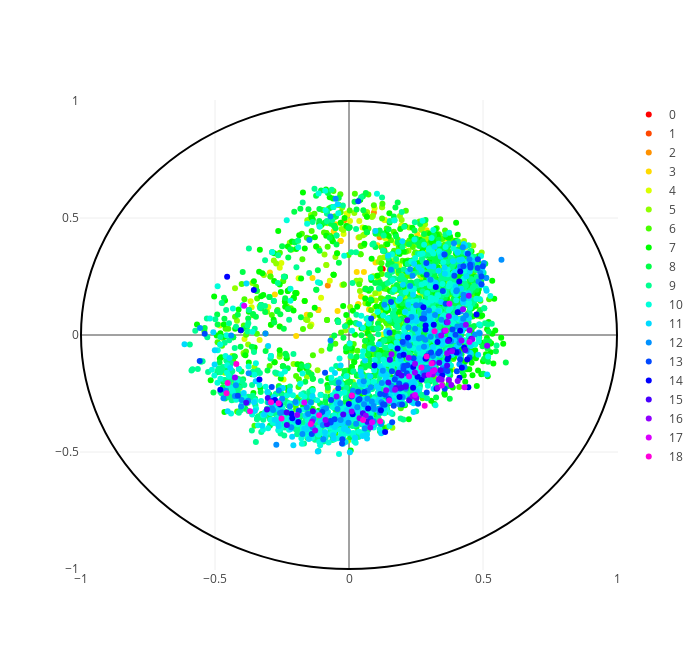

Notebook code for this chart:
### Code cell
hyp_model = gensim.models.Word2Vec.load(hyp_model_fn["SGNS_cosh_dist"])
hyp_wv = hyp_model.wv
offset = None # np.array([0.25, 0])

plot_wordnet_per_level(hyp_model, labeled_word_dict, ratio_words=1,
                       left_offset=offset, right_offset=offset, aggregate="w+c")

### Figure 1 — Plotly figure (JSON) as saved in the notebook; plotly's stock layout.template omitted (floating-point values rounded to 4 significant figures; data arrays with more than 128 entries replaced by an {"elided": "..."} marker saying what was removed)
{"data": [{"marker": {"color": "rgb(255, 0, 0)"}, "mode": "markers", "name": "0", "text": ["entity"], "textposition": "top right", "type": "scatter", "x": [0.1258], "y": [0.2823]}, {"marker": {"color": "rgb(255, 72, 0)"}, "mode": "markers", "name": "1", "text": ["abstraction", "thing"], "textposition": "top right", "type": "scatter", "x": [0.319, -0.05478], "y": [0.3761, 0.5053]}, {"marker": {"color": "rgb(255, 145, 0)"}, "mode": "markers", "name": "2", "text": ["thing", "object", "matter", "attribute", "process", "group", "relation", "communication", "measure", "change", "freshener", "horror", "pacifier", "stinker", "otherworld", "set", "substance"], "textposition": "top right", "type": "scatter", "x": [-0.05478, 0.09833, -0.01711, 0.09299, 0.04335, -0.1144, 0.1269, 0.1306, 0.1143, -0.03146, 0.411, 0.1144, 0.3618, 0.2708, 0.3012, -0.07901, 0.1952], "y": [0.5053, 0.4445, 0.4901, 0.524, 0.3813, 0.1065, 0.3601, 0.3657, 0.4178, 0.4017, 0.03155, -0.09763, -0.009704, -0.1472, -0.06766, 0.2121, 0.4594]}, {"marker": {"color": "rgb(255, 218, 0)"}, "mode": "markers", "name": "3", "text": ["whole", "substance", "cognition", "motivation", "state", "location", "shape", "time", "space", "event", "possession", "phenomenon", "publication", "charm", "curio", "draw", "film", "hoodoo", "keepsake", "part", "property", "snake", "stuff", "subject", "triviality", "trait", "character", "thing", "personality", "cheerfulness", "ballast", "ethos", "eidos", "quality", "property", "inheritance", "position", "probability", "depth", "quantum", "interval", "group", "message", "contagion", "language", "community", "domain", "sainthood", "hail", "remains", "nature", "engine", "encapsulation", "relationship", "affinity", "change", "halogen", "point"], "textposition": "top right", "type": "scatter", "x": [-0.04445, 0.1952, 0.2897, 0.06723, -0.2584, -0.04271, 0.1833, -0.1363, 0.05564, -0.2766, 0.07409, 0.1506, -0.2951, 0.2971, 0.2435, -0.2643, -0.1971, 0.2014, 0.2568, -0.1577, 0.03459, 0.2713, -0.03891, -0.05703, 0.2723, 0.2986, 0.07469, -0.05478, 0.2367, 0.395, 0.3069, 0.2654, 0.23, 0.03532, 0.03459, 0.2312, -0.2455, 0.1332, 0.1165, 0.2547, 0.1911, -0.1144, -0.04943, 0.3584, 0.02881, -0.1653, 0.1058, 0.2372, 0.1969, 0.04466, 0.09885, 0.1622, 0.3635, 0.1107, 0.3215, -0.03146, 0.4205, -0.08464], "y": [0.3491, 0.4594, 0.4477, 0.525, 0.03621, 0.1031, 0.2856, 0.2438, 0.2687, 0.1728, -0.0142, 0.4078, 0.2676, 0.1468, -0.1648, 0.3406, -0.004148, -0.2358, -0.112, 0.08637, 0.1312, -0.01004, 0.5566, 0.4432, 0.4685, 0.271, 0.1089, 0.5053, 0.1629, 0.1591, 0.1457, 0.1829, -0.07284, 0.4169, 0.1312, 0.1169, 0.2304, 0.4915, 0.328, 0.4305, 0.3755, 0.1065, 0.4733, 0.2295, 0.2693, 0.1457, 0.3832, -0.05627, -0.08592, 0.1647, 0.3096, 0.1833, 0.4224, 0.1805, 0.3221, 0.4017, 0.3468, 0.2991]}, {"marker": {"color": "rgb(218, 255, 0)"}, "mode": "markers", "name": "4", "text": {"elided": "144 str values"}, "textposition": "top right", "type": "scatter", "x": {"elided": "144 float values"}, "y": {"elided": "144 float values"}}, {"marker": {"color": "rgb(145, 255, 0)"}, "mode": "markers", "name": "5", "text": {"elided": "305 str values"}, "textposition": "top right", "type": "scatter", "x": {"elided": "305 float values"}, "y": {"elided": "305 float values"}}, {"marker": {"color": "rgb(72, 255, 0)"}, "mode": "markers", "name": "6", "text": {"elided": "504 str values"}, "textposition": "top right", "type": "scatter", "x": {"elided": "504 float values"}, "y": {"elided": "504 float values"}}, {"marker": {"color": "rgb(0, 255, 0)"}, "mode": "markers", "name": "7", "text": {"elided": "654 str values"}, "textposition": "top right", "type": "scatter", "x": {"elided": "654 float values"}, "y": {"elided": "654 float values"}}, {"marker": {"color": "rgb(0, 255, 72)"}, "mode": "markers", "name": "8", "text": {"elided": "637 str values"}, "textposition": "top right", "type": "scatter", "x": {"elided": "637 float values"}, "y": {"elided": "637 float values"}}, {"marker": {"color": "rgb(0, 255, 145)"}, "mode": "markers", "name": "9", "text": {"elided": "749 str values"}, "textposition": "top right", "type": "scatter", "x": {"elided": "749 float values"}, "y": {"elided": "749 float values"}}, {"marker": {"color": "rgb(0, 255, 218)"}, "mode": "markers", "name": "10", "text": {"elided": "527 str values"}, "textposition": "top right", "type": "scatter", "x": {"elided": "527 float values"}, "y": {"elided": "527 float values"}}, {"marker": {"color": "rgb(0, 218, 255)"}, "mode": "markers", "name": "11", "text": {"elided": "276 str values"}, "textposition": "top right", "type": "scatter", "x": {"elided": "276 float values"}, "y": {"elided": "276 float values"}}, {"marker": {"color": "rgb(0, 145, 255)"}, "mode": "markers", "name": "12", "text": {"elided": "138 str values"}, "textposition": "top right", "type": "scatter", "x": {"elided": "138 float values"}, "y": {"elided": "138 float values"}}, {"marker": {"color": "rgb(0, 72, 255)"}, "mode": "markers", "name": "13", "text": ["bowing", "piping", "stopping", "transposition", "patricide", "bloodbath", "reshuffle", "riffle", "recirculation", "stockpiling", "ball", "hardball", "one-hitter", "softball", "rounders", "stickball", "promenade", "swing", "coloratura", "caroling", "crooning", "crooning", "scat", "karaoke", "skylark", "bunting", "bluebird", "myna", "currawong", "agamid", "boa", "krait", "cock", "capercaillie", "coot", "curlew", "bitch", "bruin", "comma", "eggar", "llama", "ratel", "galago", "brougham", "clipper", "fusil", "jetliner", "planner", "submarine", "petrology", "shiism", "shortening", "cajun", "captain", "harvester", "doughboy", "lieutenant", "master-at-arms", "neurologist", "pater", "romanov", "sourdough", "borgia", "egbert", "hammurabi", "jeroboam", "lister", "nebuchadnezzar", "reed", "spelt", "chlorosis", "gelatin", "erythropoietin", "interleukin", "maltose", "pectin", "myoglobin", "cornstarch", "transferrin"], "textposition": "top right", "type": "scatter", "x": [0.2805, 0.3502, 0.1568, 0.3563, 0.3063, 0.2062, -0.557, 0.3973, 0.4519, 0.3607, 0.0828, 0.03933, -0.1872, -0.5384, -0.03985, 0.1603, 0.00938, 0.1511, 0.1671, 0.2157, 0.3899, 0.3899, 0.2876, 0.2002, 0.2125, 0.1329, 0.1163, 0.3575, 0.3678, 0.4494, 0.1269, 0.4146, 0.2408, 0.29, 0.3573, 0.2578, 0.2729, -0.09994, 0.03448, -0.02603, 0.3385, 0.2899, 0.4024, -0.0692, 0.05766, 0.1611, 0.1483, 0.03434, -0.0894, 0.4072, 0.333, 0.2886, 0.1871, -0.2883, 0.2029, 0.1906, -0.4148, 0.07958, -0.06831, 0.1981, -0.05389, 0.3862, -0.02483, -0.139, 0.2182, 0.1707, 0.03521, 0.1334, -0.06698, 0.1892, 0.4944, 0.427, 0.4532, 0.393, 0.4996, 0.4801, 0.4436, 0.4941, 0.4808], "y": [0.06941, 0.1884, 0.1409, 0.3439, -0.07494, -0.1326, -0.1115, 0.0005785, 0.3, 0.1336, 0.07096, -0.2738, -0.3235, 0.00552, -0.2278, -0.1548, -0.2625, 0.01013, -0.3028, -0.1637, -0.06535, -0.06535, -0.101, -0.0303, -0.2143, -0.2978, -0.2517, -0.1501, -0.1534, -0.09595, -0.2963, -0.1051, -0.09912, -0.2453, -0.2295, -0.294, 0.07049, -0.3296, 0.5715, -0.4635, -0.07002, 0.2575, -0.1545, -0.3677, -0.2436, -0.3734, -0.2736, -0.2422, -0.1608, -0.07208, -0.07782, 0.3075, -0.2077, -0.2227, -0.1456, -0.2289, -0.2599, -0.357, -0.3738, -0.2965, -0.3596, 0.02391, -0.4458, -0.4227, -0.1296, -0.1903, -0.2782, -0.2535, -0.2782, -0.08827, 0.2165, 0.2933, 0.2882, 0.2536, 0.2935, 0.2861, 0.3471, 0.2498, 0.324]}, {"marker": {"color": "rgb(0, 0, 255)"}, "mode": "markers", "name": "14", "text": ["reel", "quadrille", "insemination", "landscaping", "roundup", "commutation", "amnesty", "cantillation", "quarter", "reprieve", "pollard", "puppy", "dory", "stickleback", "seahorse", "thresher", "dogfish", "hammerhead", "sawfish", "guitarfish", "stingray", "agama", "ornithopod", "asp", "peafowl", "teal", "redhead", "greylag", "kaki", "skua", "corgi", "tiger", "jackrabbit", "gopher", "boar", "pronghorn", "fisher", "baboon", "tarpon", "gar", "constitution", "brigadier", "foreman", "charles", "edgar", "george", "menninger", "sullivan", "victoria", "styrofoam", "soman"], "textposition": "top right", "type": "scatter", "x": [0.2197, 0.2559, 0.415, 0.2858, 0.2037, 0.3238, -0.4547, 0.4056, -0.4037, 0.1812, -0.2115, 0.3162, 0.1192, 0.421, 0.2857, 0.2394, 0.4008, 0.3739, 0.3677, 0.4297, 0.2901, 0.3265, 0.4759, 0.2856, 0.4412, 0.271, 0.1887, 0.4454, 0.1348, 0.2391, 0.1843, 0.09512, 0.348, 0.3303, 0.371, 0.4123, -0.2144, 0.4148, 0.07136, 0.2777, -0.3551, -0.4802, -0.0006384, -0.2574, -0.189, -0.276, 0.01377, -0.2881, -0.3342, 0.4113, 0.3178], "y": [-0.01112, -0.178, 0.2711, 0.04011, -0.08469, 0.2052, 0.2485, 0.09736, 0.02036, -0.05741, -0.3563, 0.04335, -0.3212, -0.1401, -0.1009, -0.1363, -0.075, -0.0208, -0.1037, -0.05298, -0.09054, -0.2295, 0.08781, 0.0237, -0.1052, -0.1909, -0.2652, -0.2234, -0.414, -0.2252, -0.1636, -0.1301, -0.1721, -0.02988, -0.09429, -0.1828, -0.3367, 0.01787, -0.3141, 0.1185, 0.1923, -0.2336, -0.2954, -0.2974, -0.3722, -0.2775, -0.3382, -0.2835, -0.1906, 0.2283, -0.152]}, {"marker": {"color": "rgb(72, 0, 255)"}, "mode": "markers", "name": "15", "text": ["lancers", "loach", "cyprinid", "mako", "tyrannosaur", "willet", "humpback", "watchdog", "angora", "ocelot", "pony", "cro-magnon", "capelin", "tilefish", "snapper", "goby", "poacher", "alcibiades", "bradley", "clive", "drake", "harris", "josephus", "marshall", "pompey", "seleucus", "xenophon", "milo"], "textposition": "top right", "type": "scatter", "x": [-0.3835, 0.2245, 0.4559, 0.2115, 0.3695, 0.06856, 0.3762, 0.2172, 0.3366, 0.3411, 0.1523, 0.365, 0.3662, 0.282, 0.1469, 0.4335, 0.1968, 0.1758, -0.306, -0.2319, -0.1348, -0.2325, 0.1854, -0.303, -0.02152, 0.05183, 0.1962, -0.08214], "y": [-0.2891, -0.2792, -0.01627, -0.221, -0.02526, -0.3704, -0.06713, 0.06349, -0.1184, -0.151, -0.1059, 0.05431, -0.1306, -0.173, -0.2035, -0.06404, -0.2241, -0.2265, -0.318, -0.3843, -0.3259, -0.3315, -0.1614, -0.2692, -0.3399, -0.3342, -0.1729, -0.3809]}, {"marker": {"color": "rgb(145, 0, 255)"}, "mode": "markers", "name": "16", "text": ["carp", "tench", "dace", "chub", "shiner", "roach", "rudd", "minnow", "gudgeon", "goldfish", "sucker", "killifish", "guppy", "mosquitofish", "platy", "mollie", "coelophysis", "velociraptor", "deinonychus", "utahraptor", "bloodhound", "greyhound", "cairn", "caracal", "dun", "thoroughbred", "ox", "ram", "kid", "blackbuck", "kudu", "oryx", "ling", "redfish", "tetra", "sheepshead", "goatfish", "blenny", "billfish", "brill"], "textposition": "top right", "type": "scatter", "x": [0.3131, 0.07941, 0.3458, 0.3353, 0.2376, 0.009981, -0.1933, 0.3843, 0.3372, 0.3723, 0.3442, 0.4197, 0.172, 0.4602, 0.4498, -0.1263, 0.4361, 0.4256, 0.4469, 0.3681, 0.2459, -0.04629, 0.1388, 0.3306, 0.06271, -0.4256, 0.2463, 0.2228, 0.1585, 0.4055, 0.3727, 0.3122, 0.03934, 0.2512, 0.3555, -0.08774, 0.3818, 0.5154, 0.3663, -0.1376], "y": [-0.1189, -0.3952, -0.1908, -0.1911, -0.2621, -0.327, -0.3414, -0.06944, -0.1874, 0.08049, -0.002159, -0.02368, -0.2335, -0.01775, 0.02041, -0.4086, 0.04423, 0.1096, 0.1678, 0.05492, -0.1599, -0.2626, -0.2365, -0.2257, -0.3449, -0.1819, -0.1224, -0.09676, -0.08271, -0.1961, -0.1928, -0.169, -0.3556, -0.2694, 0.0176, -0.3632, -0.2138, -0.04622, -0.07759, -0.3692]}, {"marker": {"color": "rgb(218, 0, 255)"}, "mode": "markers", "name": "17", "text": ["silverfish", "redhorse", "borzoi", "whippet", "clumber", "stud", "beef", "grade", "ibex", "kob", "bluegill", "yellowtail", "kingfish", "skipjack"], "textposition": "top right", "type": "scatter", "x": [0.3603, 0.4492, 0.3129, 0.2241, 0.08596, -0.1667, 0.3747, -0.3912, 0.3191, 0.2464, 0.4309, 0.3465, 0.15, 0.2976], "y": [0.01894, -0.02993, -0.1551, -0.1773, -0.3728, -0.2885, 0.1336, 0.1252, -0.1503, -0.2559, -0.2234, -0.2159, -0.2797, -0.1696]}, {"marker": {"color": "rgb(255, 0, 218)"}, "mode": "markers", "name": "18", "text": ["springer", "heifer", "bullock", "longhorn", "ayrshire", "charolais", "jersey", "durham", "galloway", "friesian", "guernsey", "hereford", "gaur", "coney", "hind", "cero", "sierra"], "textposition": "top right", "type": "scatter", "x": [0.01082, 0.2895, -0.1425, 0.2701, -0.3692, 0.1161, -0.4204, -0.4529, -0.2519, 0.3077, -0.291, -0.4572, 0.2824, -0.1117, 0.3192, 0.05252, -0.2625], "y": [-0.2586, -0.09203, -0.3808, -0.139, -0.3256, -0.3688, -0.1235, -0.2047, -0.3573, -0.1215, -0.2874, -0.2488, -0.3024, -0.3428, 0.01655, -0.3633, -0.2914]}, {"marker": {"color": "rgb(255, 0, 145)"}, "mode": "markers", "name": "19", "text": [], "textposition": "top right", "type": "scatter", "x": [], "y": []}], "layout": {"height": 650, "shapes": [{"line": {"color": "rgba(0, 0, 0, 1)"}, "type": "circle", "x0": -1, "x1": 1, "xref": "x", "y0": -1, "y1": 1, "yref": "y"}], "width": 700}}
